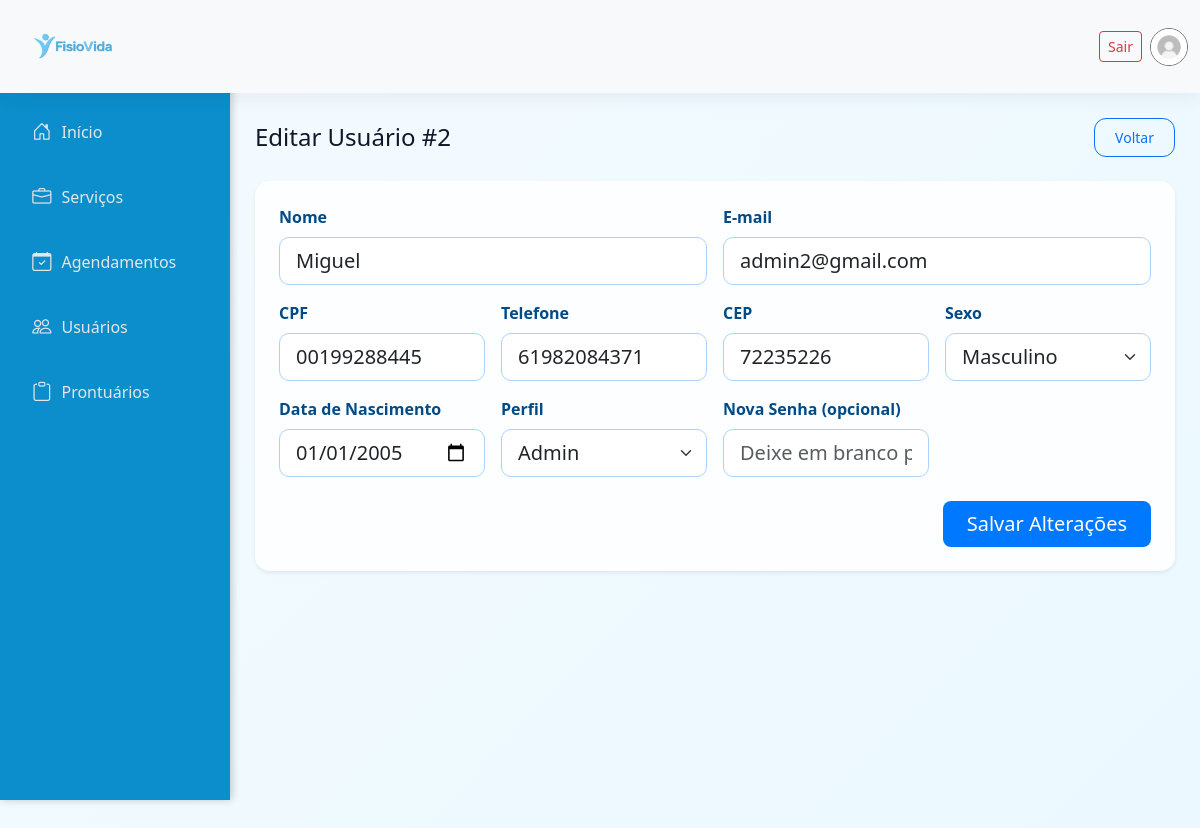
Screenshot of /admin/usuario_edit.php?id=2 (signed in) with the database file from the repository.
### tables this page shows
CREATE TABLE usuario (
    id INT PRIMARY KEY AUTO_INCREMENT,
    nome VARCHAR(100),
    email VARCHAR(50) UNIQUE,
    senha VARCHAR(100),
    cpf VARCHAR(14) UNIQUE,
    data_nasc DATE,
    telefone VARCHAR(20),
    cep VARCHAR(200),
    sexo ENUM('M','F','Outro'),
    foto VARCHAR(255) DEFAULT '../img/imagem_perfil.JPEG',
    tipo_usuario ENUM('paciente', 'fisioterapeuta', 'admin') NOT NULL
);

### admin/usuario_edit.php (the view, shortened to what this page needs)
<?php
require_once '../php/db.php';
$id = (int)($_GET['id'] ?? 0);
$stmt = $pdo->prepare('SELECT id, nome, email, tipo_usuario, cpf, telefone, cep, sexo, data_nasc FROM usuario WHERE id=?');
$stmt->execute([$id]);
$user = $stmt->fetch(PDO::FETCH_ASSOC);
$nome = $user['nome'];
$email = $user['email'];
$tipo_usuario = $user['tipo_usuario'];
$cpf = $user['cpf'];
$telefone = $user['telefone'];
$cep = $user['cep'];
$sexo = $user['sexo'];
$data_nasc = $user['data_nasc'];
include __DIR__ . '/partials/header.php';
?>
<!DOCTYPE html>
<html lang="pt-BR">
<head>
</head>
<div class="d-flex align-items-center justify-content-between mb-4">
    <h2 class="h4 mb-0">Editar Usuário #<?= (int)$user['id']; ?></h2>
    <a class="btn btn-outline-primary btn-sm" href="usuarios.php">Voltar</a>
</div>
<form method="post" class="card shadow-sm p-4" style="border-radius: 15px;">
    <div class="row g-3">
        <div class="col-md-6">
            <label class="form-label fw-semibold">Nome</label>
            <input type="text" name="first_name" class="form-control form-control-lg" value="<?= htmlspecialchars($nome) ?>" required>
        </div>
        <div class="col-md-6">
            <label class="form-label fw-semibold">E-mail</label>
            <input type="email" name="email" class="form-control form-control-lg" value="<?= htmlspecialchars($email) ?>" required>
        </div>
        <div class="col-md-3">
            <label class="form-label fw-semibold">CPF</label>
            <input type="text" name="cpf" id="cpf" class="form-control form-control-lg" value="<?= htmlspecialchars($cpf) ?>" required maxlength="14" placeholder="000.000.000-00">
        </div>
        <div class="col-md-3">
            <label class="form-label fw-semibold">Telefone</label>
            <input type="text" name="telefone" id="telefone" class="form-control form-control-lg" value="<?= htmlspecialchars($telefone) ?>" required placeholder="(00) 00000-0000">
        </div>
        <div class="col-md-3">
            <label class="form-label fw-semibold">CEP</label>
            <input type="text" name="cep" id="cep" class="form-control form-control-lg" value="<?= htmlspecialchars($cep) ?>" required placeholder="00000-000">
        </div>
        <div class="col-md-3">
            <label class="form-label fw-semibold">Sexo</label>
            <select name="sexo" class="form-select form-select-lg" required>
                <option value="M" <?= $sexo==='M'?'selected':'' ?>>Masculino</option>
            </select>
        </div>
        <div class="col-md-3">
            <label class="form-label fw-semibold">Data de Nascimento</label>
            <input type="date" name="data_nasc" class="form-control form-control-lg" value="<?= htmlspecialchars($data_nasc) ?>" required>
        </div>
        <div class="col-md-3">
            <label class="form-label fw-semibold">Perfil</label>
            <select name="role" class="form-select form-select-lg">
                <option value="admin" <?= $tipo_usuario==='admin'?'selected':'' ?>>Admin</option>
            </select>
        </div>
        <div class="col-md-3">
            <label class="form-label fw-semibold">Nova Senha (opcional)</label>
            <input type="password" name="password" class="form-control form-control-lg" placeholder="Deixe em branco para manter">
        </div>
    </div>
    <div class="mt-4 text-end">
        <button type="submit" class="btn btn-primary btn-lg px-4">Salvar Alterações</button>
    </div>
</form>
<?php include __DIR__ . '/partials/footer.php'; ?>
</body>
</html>

### admin/partials/header.php (style rules this page uses)
:root { --azul-base: #b3e5fc; --azul-escuro: #0288d1; --bg-soft: linear-gradient(135deg, #f5fbff, #eaf8ff); --glass: rgba(255, 255, 255, 0.72); --muted: #6b7280; }
html, body { height: 100%; font-family: "Poppins", system-ui, -apple-system, "Segoe UI", Roboto, "Helvetica Neue", Arial; background: var(--bg-soft); color: #0f172a; -webkit-font-smoothing: antialiased; -moz-osx-font-smoothing: grayscale; }

### admin/usuario_edit.php (style rules this page uses)
.form-label { color: #004b87; }
.form-control, .form-select { border-radius: 10px; border: 1px solid #a9d3ff; transition: 0.3s; }
.card { background: #ffffffdd; border: none; box-shadow: 0 8px 20px rgba(0,0,0,0.1); }
.btn-primary { background: #0078ff; border: none; }
.btn-outline-primary { border-radius: 12px; padding: 8px 20px; font-weight: 500; transition: all 0.3s ease; }

### rows the page displays
usuario: id "2", first_name "Miguel", email "admin2@gmail.com", cpf "00199288445", telefone "61982084371", cep "72235226", sexo "Masculino", data_nasc "01/01/2005", role "Admin"
